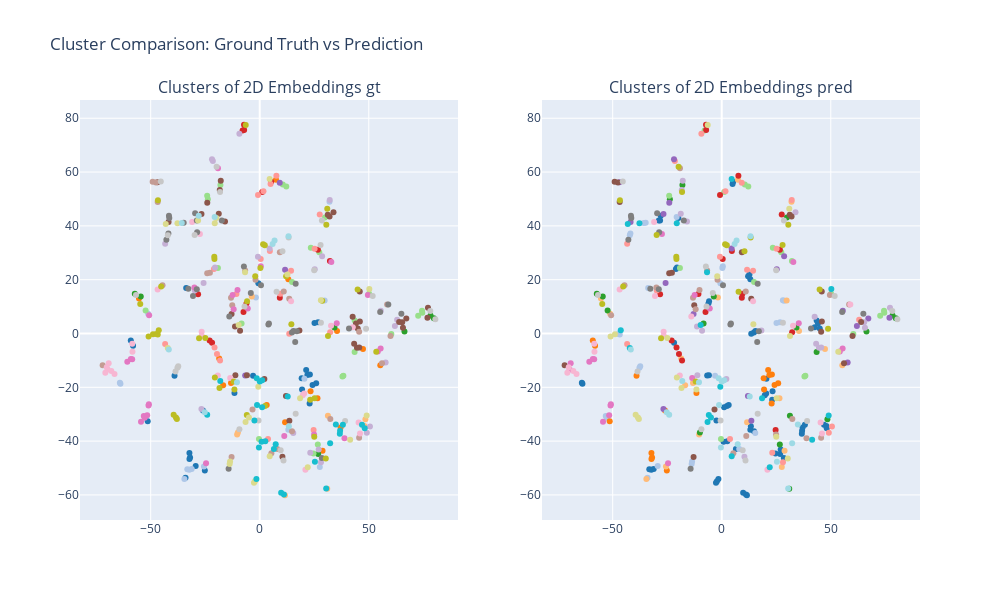

Notebook code cell kept with this figure:
### Markdown cell above
## Trained with TSDAE

### Code cell
model = SentenceTransformer("models/tsdae-model")
tsdae_res = test_model(model)
